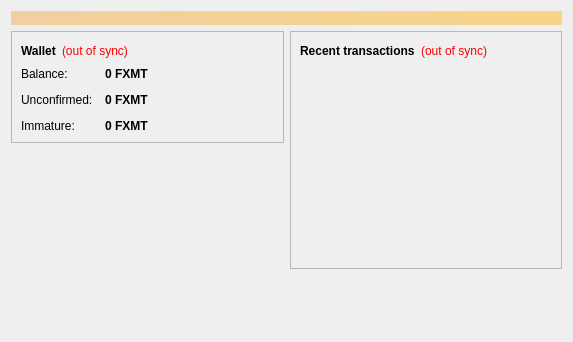
<?xml version="1.0" encoding="UTF-8"?>
<ui version="4.0">
 <class>OverviewPage</class>
 <widget class="QWidget" name="OverviewPage">
  <property name="geometry">
   <rect>
    <x>0</x>
    <y>0</y>
    <width>573</width>
    <height>342</height>
   </rect>
  </property>
  <property name="windowTitle">
   <string>Form</string>
  </property>
  <layout class="QVBoxLayout" name="topLayout">
   <item>
    <widget class="QLabel" name="labelAlerts">
     <property name="visible">
      <bool>false</bool>
     </property>
     <property name="styleSheet">
      <string notr="true">background-color: qlineargradient(x1: 0, y1: 0, x2: 1, y2: 0, stop:0 #F0D0A0, stop:1 #F8D488); color:#000000;</string>
     </property>
     <property name="wordWrap">
      <bool>true</bool>
     </property>
     <property name="margin">
      <number>3</number>
     </property>
    </widget>
   </item>
   <item>
    <layout class="QHBoxLayout" name="horizontalLayout" stretch="1,1">
     <item>
      <layout class="QVBoxLayout" name="verticalLayout_2">
       <item>
        <widget class="QFrame" name="frame">
         <property name="frameShape">
          <enum>QFrame::StyledPanel</enum>
         </property>
         <property name="frameShadow">
          <enum>QFrame::Raised</enum>
         </property>
         <layout class="QVBoxLayout" name="verticalLayout_4">
          <item>
           <layout class="QHBoxLayout" name="horizontalLayout_4">
            <item>
             <widget class="QLabel" name="label_5">
              <property name="font">
               <font>
                <weight>75</weight>
                <bold>true</bold>
               </font>
              </property>
              <property name="text">
               <string>Wallet</string>
              </property>
             </widget>
            </item>
            <item>
             <widget class="QLabel" name="labelWalletStatus">
              <property name="toolTip">
               <string>The displayed information may be out of date. Your wallet automatically synchronizes with the Frozenmist network after a connection is established, but this process has not completed yet.</string>
              </property>
              <property name="styleSheet">
               <string notr="true">QLabel { color: red; }</string>
              </property>
              <property name="text">
               <string notr="true">(out of sync)</string>
              </property>
              <property name="alignment">
               <set>Qt::AlignLeading|Qt::AlignLeft|Qt::AlignVCenter</set>
              </property>
             </widget>
            </item>
            <item>
             <spacer name="horizontalSpacer_2">
              <property name="orientation">
               <enum>Qt::Horizontal</enum>
              </property>
              <property name="sizeHint" stdset="0">
               <size>
                <width>40</width>
                <height>20</height>
               </size>
              </property>
             </spacer>
            </item>
           </layout>
          </item>
          <item>
           <layout class="QFormLayout" name="formLayout_2">
            <property name="fieldGrowthPolicy">
             <enum>QFormLayout::AllNonFixedFieldsGrow</enum>
            </property>
            <property name="horizontalSpacing">
             <number>12</number>
            </property>
            <property name="verticalSpacing">
             <number>12</number>
            </property>
            <item row="0" column="0">
             <widget class="QLabel" name="label">
              <property name="text">
               <string>Balance:</string>
              </property>
             </widget>
            </item>
            <item row="0" column="1">
             <widget class="QLabel" name="labelBalance">
              <property name="font">
               <font>
                <weight>75</weight>
                <bold>true</bold>
               </font>
              </property>
              <property name="cursor">
               <cursorShape>IBeamCursor</cursorShape>
              </property>
              <property name="toolTip">
               <string>Your current balance</string>
              </property>
              <property name="text">
               <string notr="true">0 FXMT</string>
              </property>
              <property name="textInteractionFlags">
               <set>Qt::LinksAccessibleByMouse|Qt::TextSelectableByKeyboard|Qt::TextSelectableByMouse</set>
              </property>
             </widget>
            </item>
            <item row="1" column="0">
             <widget class="QLabel" name="label_3">
              <property name="text">
               <string>Unconfirmed:</string>
              </property>
             </widget>
            </item>
            <item row="1" column="1">
             <widget class="QLabel" name="labelUnconfirmed">
              <property name="font">
               <font>
                <weight>75</weight>
                <bold>true</bold>
               </font>
              </property>
              <property name="cursor">
               <cursorShape>IBeamCursor</cursorShape>
              </property>
              <property name="toolTip">
               <string>Total of transactions that have yet to be confirmed, and do not yet count toward the current balance</string>
              </property>
              <property name="text">
               <string notr="true">0 FXMT</string>
              </property>
              <property name="textInteractionFlags">
               <set>Qt::LinksAccessibleByMouse|Qt::TextSelectableByKeyboard|Qt::TextSelectableByMouse</set>
              </property>
             </widget>
            </item>
            <item row="2" column="0">
             <widget class="QLabel" name="labelImmatureText">
              <property name="text">
               <string>Immature:</string>
              </property>
             </widget>
            </item>
            <item row="2" column="1">
             <widget class="QLabel" name="labelImmature">
              <property name="font">
               <font>
                <weight>75</weight>
                <bold>true</bold>
               </font>
              </property>
              <property name="toolTip">
               <string>Mined balance that has not yet matured</string>
              </property>
              <property name="text">
               <string notr="true">0 FXMT</string>
              </property>
              <property name="textInteractionFlags">
               <set>Qt::LinksAccessibleByMouse|Qt::TextSelectableByKeyboard|Qt::TextSelectableByMouse</set>
              </property>
             </widget>
            </item>
           </layout>
          </item>
         </layout>
        </widget>
       </item>
       <item>
        <spacer name="verticalSpacer">
         <property name="orientation">
          <enum>Qt::Vertical</enum>
         </property>
         <property name="sizeHint" stdset="0">
          <size>
           <width>20</width>
           <height>40</height>
          </size>
         </property>
        </spacer>
       </item>
      </layout>
     </item>
     <item>
      <layout class="QVBoxLayout" name="verticalLayout_3">
       <item>
        <widget class="QFrame" name="frame_2">
         <property name="frameShape">
          <enum>QFrame::StyledPanel</enum>
         </property>
         <property name="frameShadow">
          <enum>QFrame::Raised</enum>
         </property>
         <layout class="QVBoxLayout" name="verticalLayout">
          <item>
           <layout class="QHBoxLayout" name="horizontalLayout_2">
            <item>
             <widget class="QLabel" name="label_4">
              <property name="text">
               <string>&lt;b&gt;Recent transactions&lt;/b&gt;</string>
              </property>
             </widget>
            </item>
            <item>
             <widget class="QLabel" name="labelTransactionsStatus">
              <property name="toolTip">
               <string>The displayed information may be out of date. Your wallet automatically synchronizes with the Frozenmist network after a connection is established, but this process has not completed yet.</string>
              </property>
              <property name="styleSheet">
               <string notr="true">QLabel { color: red; }</string>
              </property>
              <property name="text">
               <string notr="true">(out of sync)</string>
              </property>
              <property name="alignment">
               <set>Qt::AlignRight|Qt::AlignTrailing|Qt::AlignVCenter</set>
              </property>
             </widget>
            </item>
            <item>
             <spacer name="horizontalSpacer">
              <property name="orientation">
               <enum>Qt::Horizontal</enum>
              </property>
              <property name="sizeHint" stdset="0">
               <size>
                <width>40</width>
                <height>20</height>
               </size>
              </property>
             </spacer>
            </item>
           </layout>
          </item>
          <item>
           <widget class="QListView" name="listTransactions">
            <property name="styleSheet">
             <string notr="true">QListView { background: transparent; }</string>
            </property>
            <property name="frameShape">
             <enum>QFrame::NoFrame</enum>
            </property>
            <property name="verticalScrollBarPolicy">
             <enum>Qt::ScrollBarAlwaysOff</enum>
            </property>
            <property name="horizontalScrollBarPolicy">
             <enum>Qt::ScrollBarAlwaysOff</enum>
            </property>
            <property name="selectionMode">
             <enum>QAbstractItemView::NoSelection</enum>
            </property>
           </widget>
          </item>
         </layout>
        </widget>
       </item>
       <item>
        <spacer name="verticalSpacer_2">
         <property name="orientation">
          <enum>Qt::Vertical</enum>
         </property>
         <property name="sizeHint" stdset="0">
          <size>
           <width>20</width>
           <height>40</height>
          </size>
         </property>
        </spacer>
       </item>
      </layout>
     </item>
    </layout>
   </item>
  </layout>
 </widget>
 <resources/>
 <connections/>
</ui>
